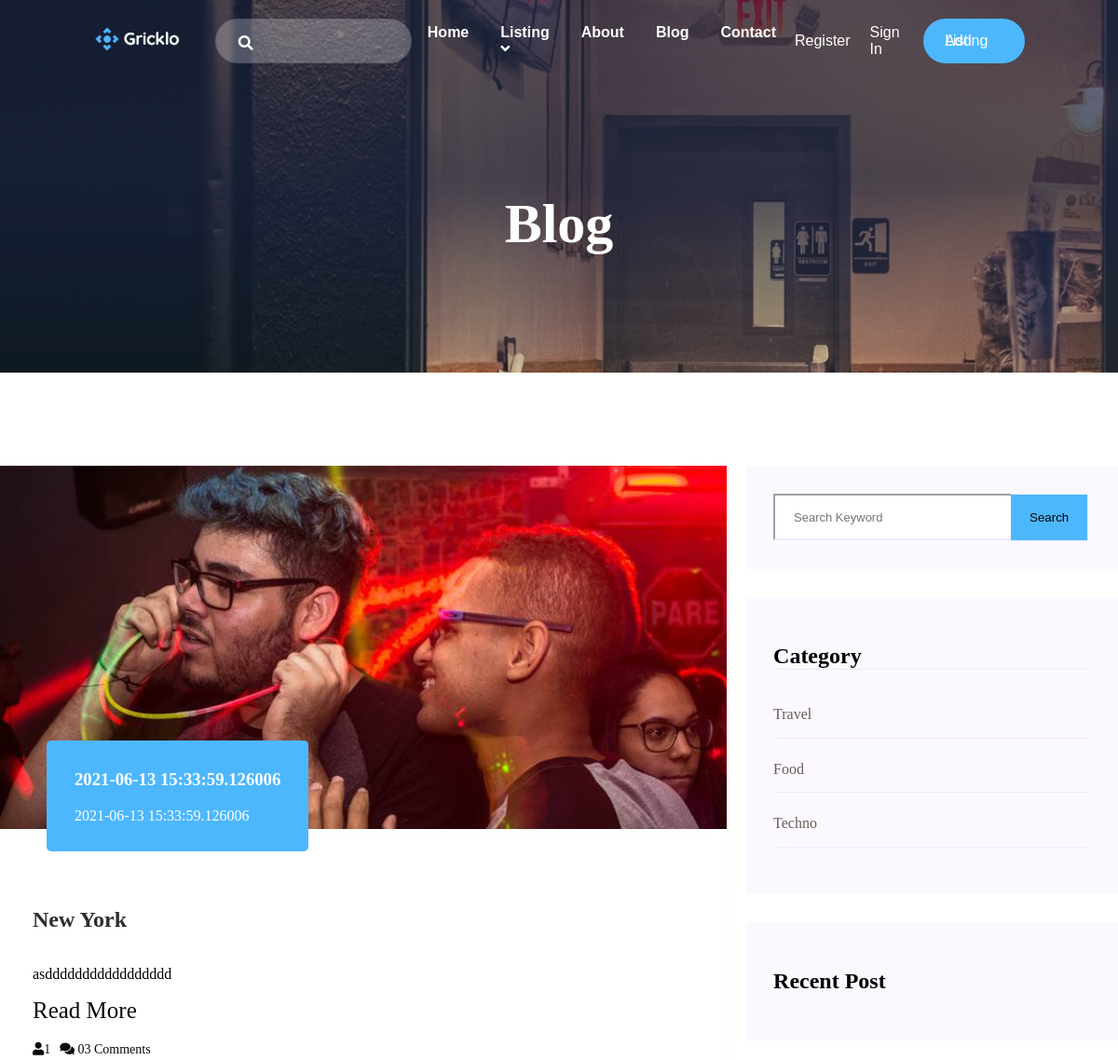
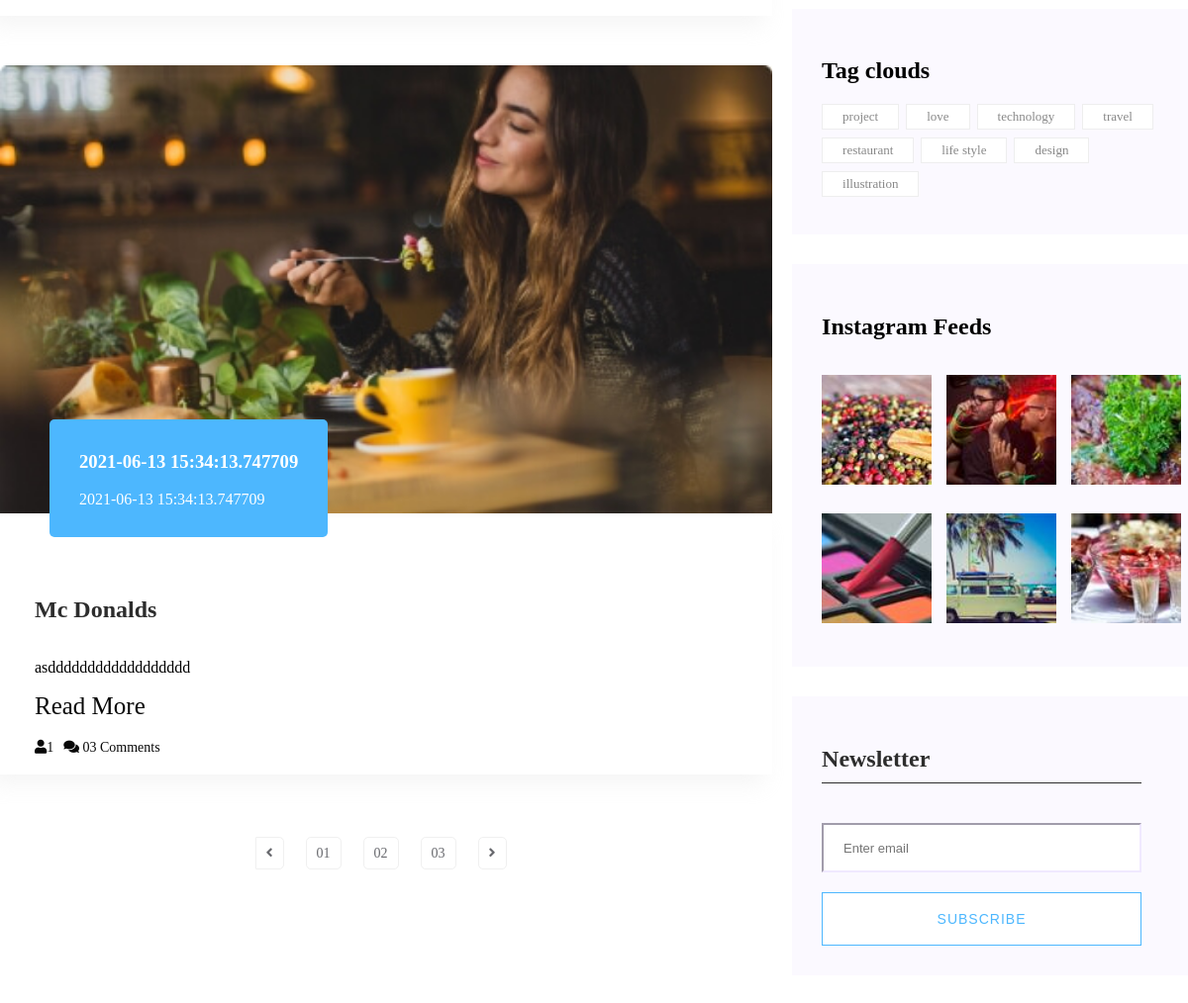
/blog (upper part), run on an earlier commit of the app's database (2 pictures, top to bottom).
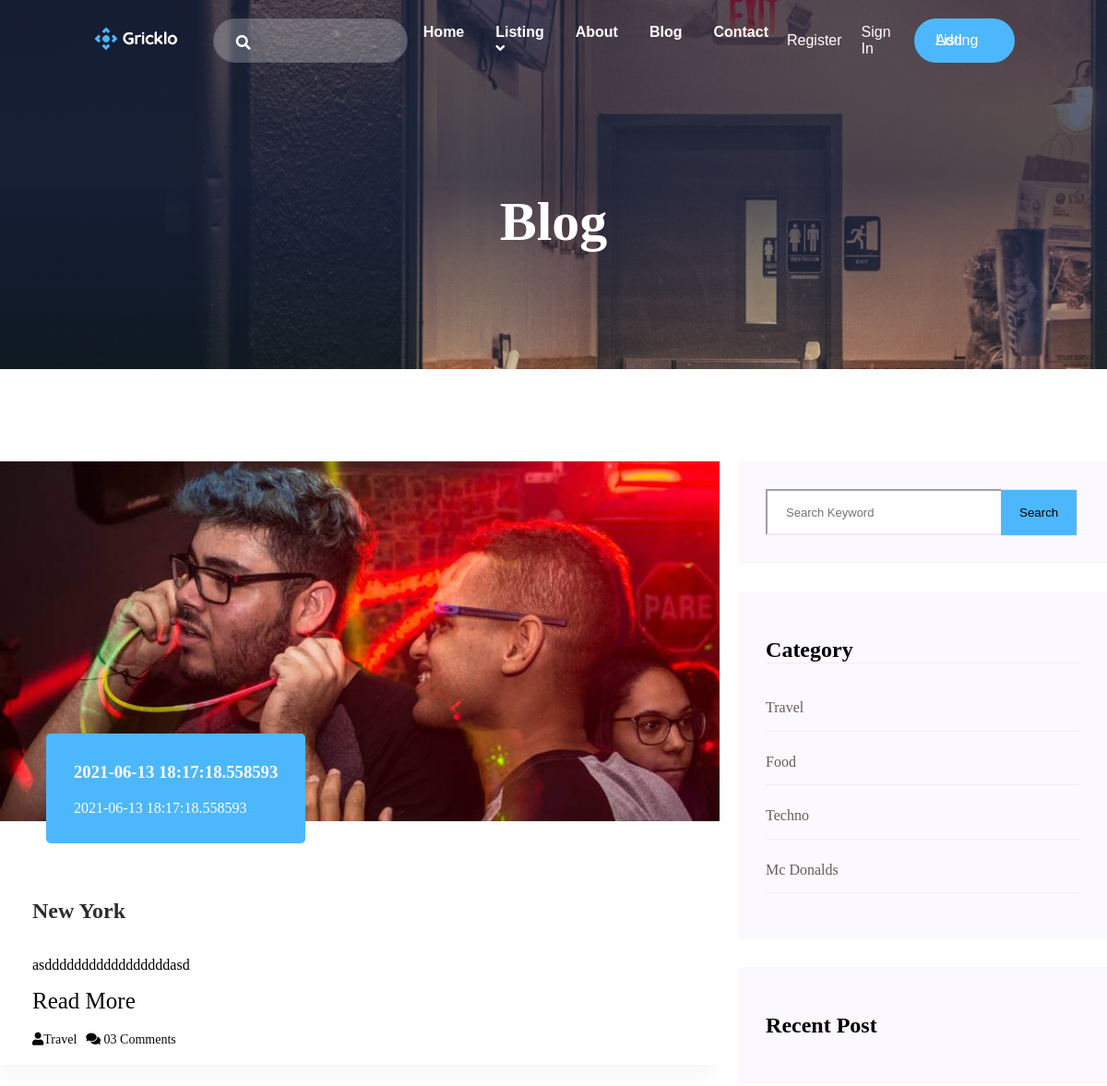
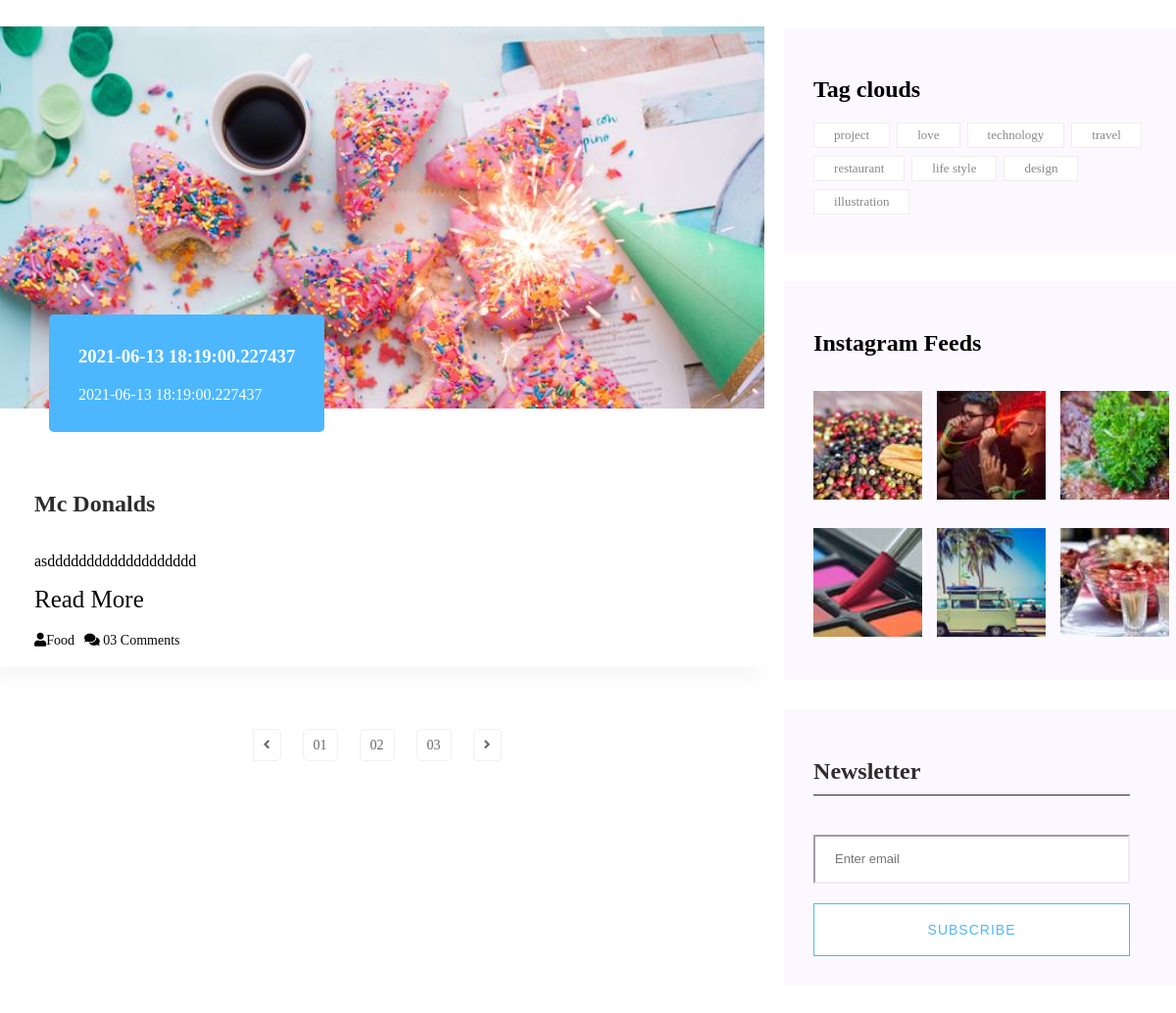
And on a later commit of the database (2 pictures, top to bottom).
### gricklo/models.py (models this page shows, shortened)
class Blog(db.Model):
    __tablename__ = "blog"
    id = db.Column(db.Integer, primary_key=True)
    title = db.Column(db.String(50),nullable=False)
    short_description = db.Column(db.String(50),nullable=False)
    description = db.Column(db.Text, nullable=False)
    blog_posted = db.Column(db.DateTime, default=datetime.utcnow)
    image = db.Column(db.String(20), default = "default.png")
    category = db.Column(db.Integer, db.ForeignKey('blogcategory.id'), nullable=False)
    comment = db.relationship('Comment',backref='users',lazy=True, cascade="all,delete")

class BlogCategory(db.Model):
    __tablename__ = "blogcategory"
    id = db.Column(db.Integer, primary_key = True)
    title = db.Column(db.String(50),nullable = False)
    blog =db.relationship('Blog', backref='categories',lazy=True)

### gricklo/controlers.py (the view)
@app.route("/blog")
def blog():
    categories=BlogCategory.query.all()
    posts = UserPost.query.all()
    blogs=Blog.query.all()
    return render_template("blog.html" , blogs=blogs , categories=categories, posts= posts)

### gricklo/templates/blog.html (shortened to what the changed rows need)
<!DOCTYPE html>
<html lang="en">
<head>
    <link rel="stylesheet" href="{{url_for('static',filename='css/blog.css')}}">
</head>
<body>
    {% extends "layout.html"%}
    {% block content %}
    <main>
        <div class="bg-blog d-flex align-items-center justify-content hero-overly">
            <div class="blog-text ">
                <h2>Blog</h2>
            </div>
        </div>
        <section class="blog-area section-padding">
            <div class="container">
                <div class="row">
                    <div class="col-8">
                        <div class="blog-left-sidebar">
                            {% for blog in blogs%}
                            <div class="blog-item">
                                <div class="blog-item-img ">
                                    <img src="/static/uploads/{{blog.image}}" alt="">
                                    <a href="" class="blog-item-date">
                                        <h3>{{blog.blog_posted}}</h3>
                                        <p>{{blog.blog_posted}}</p>
                                    </a>
                                </div>
                                <div class="blog-details">
                                    <a href="">
                                        <h2 class="blog-head" style="color: #2d2d2d;">{{blog.title}}</h2>
                                    </a>
                                    <p>{{blog.short_description}}</p>
                                    <a href="{{url_for('blogdetails', id=blog.id)}}" style="margin-bottom: 20px;font-size: 25px;">Read More</a>
                                    <ul class="blog-info-link">
                                        <li><a href="#"><i class="fa fa-user"></i>{{blog.category}}</a></li>
                                        <li><a href="#"><i class="fa fa-comments"></i> 03 Comments</a></li>
                                    </ul>
                                </div>
                            </div>
                            {% endfor%}
                        </div>
                    </div>
                    <div class="col-4 ml-20">
                        <div class="blog-right-sidebar">
                            <div class="side-category">
                                <h2 class="mb-35">Category</h2>
                                <ul>
                                    {% for category in categories %}
                                    <li><a href="">{{category.title}}</a></li>
                                    {% endfor %}
                                </ul>
                            </div>
                            <div class="side-post">
                                <h2>Recent Post</h2>
                            </div>
                            <div class="tag-clouds">
                                <h2>Tag clouds</h2>
                            </div>
                            <div class="instagram-feeds ">
                                <h2>Instagram Feeds</h2>
                            </div>
                            <div class="News-subscribe">
                                <h2>Newsletter</h2>
                            </div>
                        </div>
                    </div>
                </div>
            </div>
            </div>
    {% endblock %}

What changed in the data, as far as the page shows it:
changed Blog "New York": blog_posted "2021-06-13 15:33:59.126006" → "2021-06-13 18:17:18.558593"; short_description "asddddddddddddddddd" → "asdddddddddddddddddasd"; category "1" → "Travel"
changed Blog "Mc Donalds": image: a different picture; blog_posted "2021-06-13 15:34:13.747709" → "2021-06-13 18:19:00.227437"; short_description "asdddddddddddddddddd" → "asddddddddddddddddddd"; category "1" → "Food"
added BlogCategory: title "Mc Donalds"
